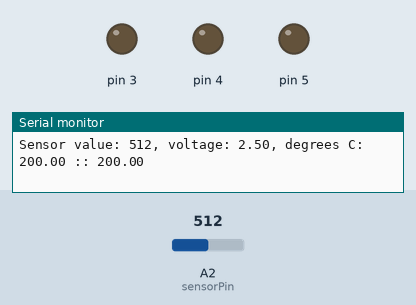
This sketch was run on a simulated Arduino Uno, built with avr-gcc and run on an emulated ATmega328P. Parts: output pins drawn as LEDs (lit = HIGH), the last lines printed to the serial monitor. The inputs (shaded band) are chosen by the test bench; at power-on: A2 (sensorPin) = 512.

Above: at 6.2 s.
6.3 s: A2 (sensorPin) set to 517
At 6.8 s:
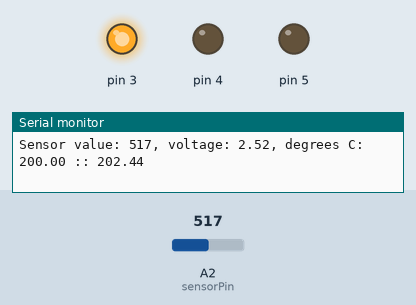
7.8 s: A2 (sensorPin) set to 1023
At 8.2 s:
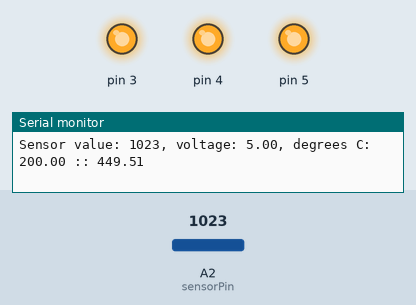
9.3 s: A2 (sensorPin) set to 511
At 10.5 s:
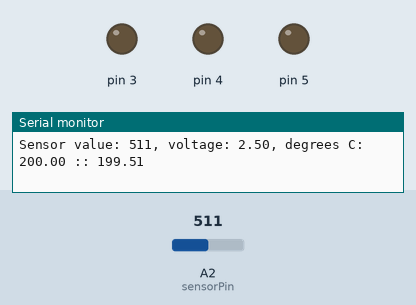
10.9 s: A2 (sensorPin) set to 716
At 11.9 s:
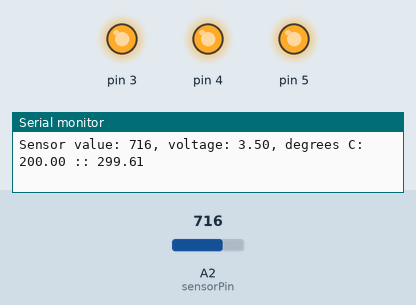
Timing chart, 0 to 13.9 s (numbered marks = the images above; inputs shaded):
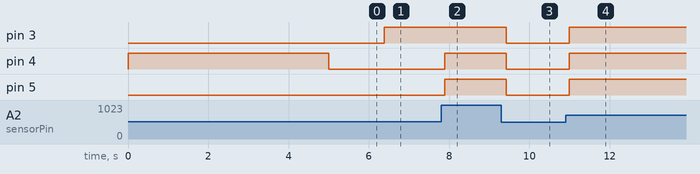

The sketch:

vaja3.ino
```cpp
// basic setup
const int sensorPin = A2;
float baselineTemp;
unsigned long int avgVal;
const int b = 50;
int buf[b], temp;

void setup() {
  // put your setup code here, to run once:
  Serial.begin(9600);  // opens a serial port
  for(int pinNumber = 3; pinNumber<6; pinNumber++){
    pinMode(pinNumber, OUTPUT);
    digitalWrite(pinNumber, LOW);
  }
  digitalWrite(4, HIGH);
  // measure baseline temperature
  for(int i = 0; i < b; i++){
    buf[i] = analogRead(sensorPin);
    delay(100);
  }
  avgVal=0;
  for(int i = 0; i < b; i++){
    avgVal += buf[i];
  };
  float volBase = ((avgVal / b) / 1024.0) * 5.0;
  baselineTemp = (volBase - .5) * 100;
  digitalWrite(4, LOW);
}

void loop() {
  // put your main code here, to run repeatedly:
  int sensorVal = analogRead(sensorPin);
  Serial.print("Sensor value: ");
  Serial.print(sensorVal);
  // convert the ADC reading to voltage
  float voltage = (sensorVal/1024.0) * 5.0;
  Serial.print(", voltage: ");
  Serial.print(voltage);
  Serial.print(", degrees C: ");
  Serial.print(baselineTemp);
  Serial.print(" :: ");
  // convert the voltage to temperature in degrees C
  float temperature = (voltage - .5) * 100;
  Serial.println(temperature);
  if(temperature < baselineTemp+2){
    digitalWrite(3, LOW);
    digitalWrite(4, LOW);
    digitalWrite(5, LOW);
  }else if(temperature >= baselineTemp+2 && temperature < baselineTemp+4){
    digitalWrite(3, HIGH);
    digitalWrite(4, LOW);
    digitalWrite(5, LOW);
  }else if(temperature >= baselineTemp+4 && temperature < baselineTemp+6){
    digitalWrite(3, HIGH);
    digitalWrite(4, HIGH);
    digitalWrite(5, LOW);
  }else if(temperature >= baselineTemp+6){
    digitalWrite(3, HIGH);
    digitalWrite(4, HIGH);
    digitalWrite(5, HIGH);
  }
  delay(1);
}
```

Measured:
- the behaviour switches between 516 and 517 on A2 (sensorPin) (found by bisection; images 0 and 1)
- after the input at 6.3 s, pin 3: LOW → HIGH after 0.08 s
- after the input at 7.8 s, pin 4, pin 5: LOW → HIGH after 0.09 s
- after the input at 9.3 s, pin 3–5: HIGH → LOW after 0.12 s
- after the input at 10.9 s, pin 3–5: LOW → HIGH after 0.09 s
